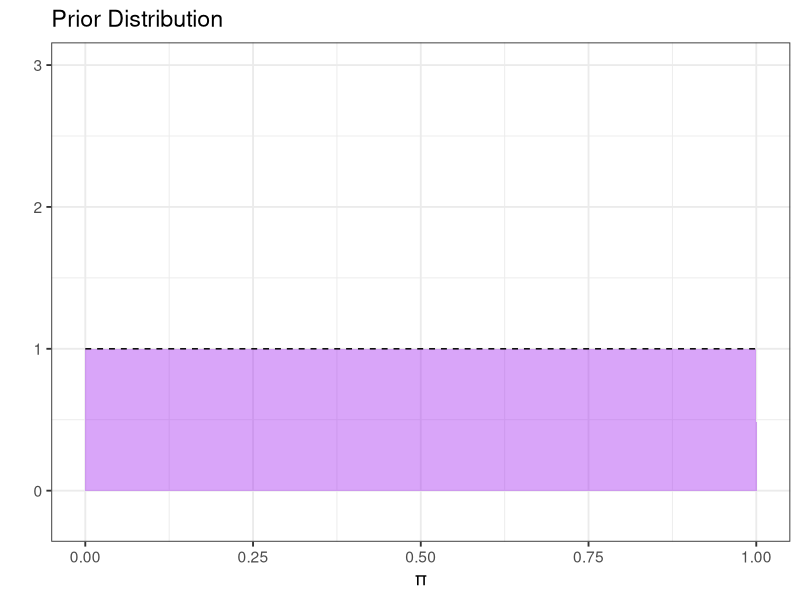
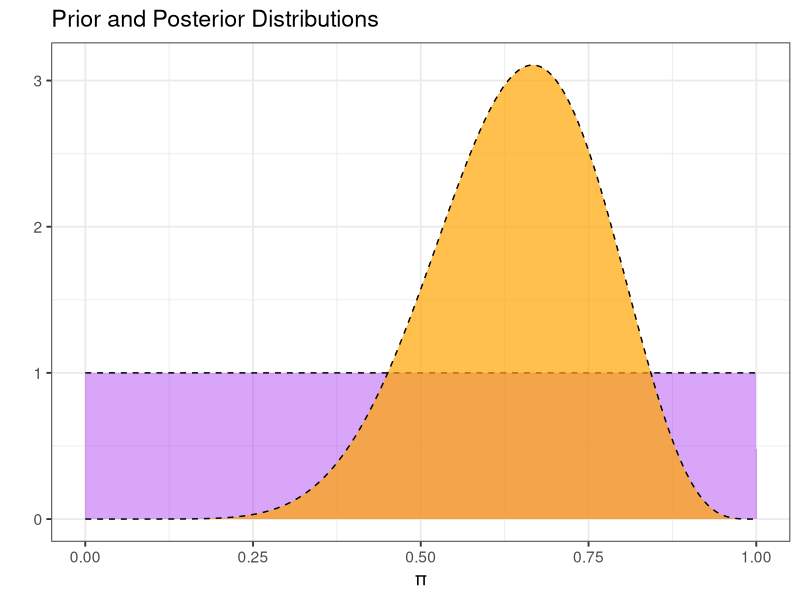

Here is the R script that generated these plots, in order:
## ---- chunk 1
knitr::opts_chunk$set(echo = TRUE)
options(kable_styling_bootstrap_options = c("hover", "striped"))

library(tidyverse)
library(kableExtra)

theme_set(theme_bw(base_size = 14))
## ---- chunk 2
alpha <- 1
beta <- 1
#Fewer points results in more jagged pictures
grid_pts <- 500

my_dists <- tibble(
  pi = seq(0, 1, length.out = grid_pts),
  prior_prob = dbeta(pi, alpha, beta)
)

my_dists %>%
  ggplot() + 
  geom_area(aes(x = pi, y = prior_prob), 
            fill = "purple", alpha = 0.4) + 
  geom_line(aes(x = pi, y = prior_prob),
            linetype = "dashed") + 
  labs(
    title = "Prior Distribution",
    x = "π",
    y = ""
  ) + 
  ylim(c(-0.2, 3))
  
## ---- chunk 3
num_frogs <- 12
set.seed(071524)
my_data <- tibble(
  frog_number = 1:num_frogs,
  status = sample(c("positive", "negative"), 
                  size = num_frogs,
                  prob = c(0.7, 0.3), 
                  replace = TRUE)
)

num_pos <- my_data %>%
  filter(status == "positive") %>%
  nrow()

print(paste0("Of the ", num_frogs, 
             " frogs observed, the number positive for Chytrid fungus was ", 
             num_pos, "."))
## ---- chunk 4
my_dists <- my_dists %>%
  mutate(
    post_prob = choose(num_frogs, num_pos)*pi^num_pos*(1 - pi)^(num_frogs - num_pos)*prior_prob,
    post_prob_normalized = post_prob/(sum(post_prob)*1/grid_pts))

my_dists %>%
  ggplot() + 
  geom_area(aes(x = pi, y = prior_prob), 
            fill = "purple", alpha = 0.4) + 
  geom_line(aes(x = pi, y = prior_prob),
            linetype = "dashed") + 
  geom_area(aes(x = pi, y = post_prob_normalized), 
            fill = "orange", alpha = 0.7) + 
  geom_line(aes(x = pi, y = post_prob_normalized),
            linetype = "dashed") +
  labs(
    title = "Prior and Posterior Distributions",
    x = "π",
    y = ""
  )
## ---- chunk 5
bounds <- my_dists %>%
  mutate(post_percentile = cumsum(post_prob_normalized*(1/grid_pts))) %>%
  mutate(from_lower = abs(post_percentile - 0.025),
         from_upper = abs(post_percentile - 0.975)) %>%
  filter((from_lower == min(from_lower)) | (from_upper == min(from_upper)))

bounds %>% 
  kable() %>%
  kable_styling(bootstrap_options = c("hover", "striped"))
